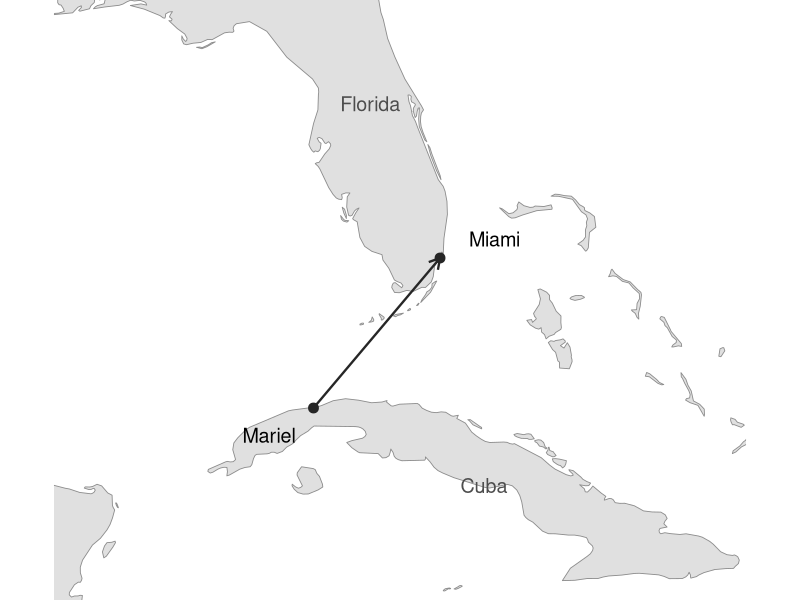

Write R code to recreate this figure.
# Map for the Mariel boatlift example: Mariel (Cuba) to Miami, drawn from the maps package.
# Run from this folder:  Rscript mariel_map_2026.R
suppressPackageStartupMessages({library(ggplot2); library(maps)})

w <- map_data("world", region = c("Cuba", "USA", "Bahamas", "Haiti", "Dominican Republic", "Jamaica",
                                  "Mexico", "Cayman Islands", "Turks and Caicos Islands"))
pts <- data.frame(place = c("Mariel", "Miami"), long = c(-82.75, -80.19), lat = c(23.02, 25.77))
p <- ggplot() +
  geom_polygon(data = w, aes(long, lat, group = group), fill = "grey88", colour = "grey55", linewidth = 0.3) +
  annotate("segment", x = -82.75, y = 23.02, xend = -80.19, yend = 25.77, colour = "grey15",
           linewidth = 0.8, arrow = arrow(length = unit(0.12, "inches"))) +
  geom_point(data = pts, aes(long, lat), size = 3, colour = "grey15") +
  geom_text(data = pts, aes(long, lat, label = place), nudge_x = c(-0.9, 1.1), nudge_y = c(-0.5, 0.35), size = 5) +
  annotate("text", x = -79.3, y = 21.6, label = "Cuba", size = 5, colour = "grey30") +
  annotate("text", x = -81.6, y = 28.6, label = "Florida", size = 5, colour = "grey30") +
  coord_quickmap(xlim = c(-88, -74), ylim = c(19.5, 30.5), expand = FALSE) +
  theme_void()
ggsave("mariel_map_2026.pdf", p, width = 5.6, height = 4.4)
cat("wrote mariel_map_2026.pdf\n")
